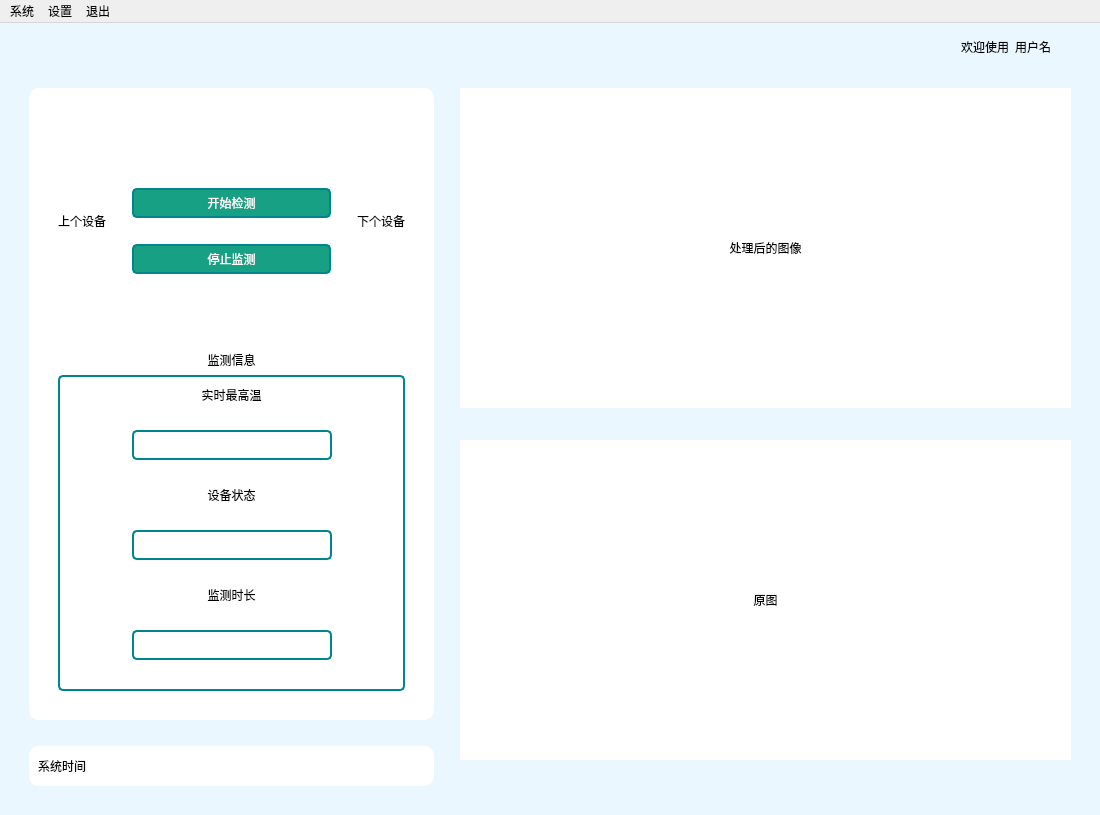
<?xml version="1.0" encoding="UTF-8"?>
<ui version="4.0">
 <class>MainWindow</class>
 <widget class="QMainWindow" name="MainWindow">
  <property name="geometry">
   <rect>
    <x>0</x>
    <y>0</y>
    <width>1100</width>
    <height>815</height>
   </rect>
  </property>
  <property name="windowTitle">
   <string>工业设备温度监测系统</string>
  </property>
  <property name="styleSheet">
   <string notr="true">#MainWindow{
	background-color: #ebf7ff;}
QPushButton{
	background-color: rgba(0,0, 0, 0);
	border:none}
QPushButton:pressed{
    padding-top:5px;
    padding-left:5px;
}
QPushButton:hover{
 padding-bottom:5px;
}
QGroupBox{
border:2px solid #00858f;
    border-radius:5px;}

*{font:bold 12pt &quot;楷体&quot;;}
</string>
  </property>
  <widget class="QWidget" name="centralwidget">
   <layout class="QVBoxLayout" name="verticalLayout_7">
    <item>
     <layout class="QHBoxLayout" name="horizontalLayout_2" stretch="0,0,0,0,0,0,1,0,0,0">
      <item>
       <spacer name="horizontalSpacer_25">
        <property name="orientation">
         <enum>Qt::Horizontal</enum>
        </property>
        <property name="sizeHint" stdset="0">
         <size>
          <width>40</width>
          <height>20</height>
         </size>
        </property>
       </spacer>
      </item>
      <item>
       <widget class="QPushButton" name="btn_load_img">
        <property name="minimumSize">
         <size>
          <width>0</width>
          <height>30</height>
         </size>
        </property>
        <property name="toolTip">
         <string>上传图像</string>
        </property>
        <property name="styleSheet">
         <string notr="true"/>
        </property>
        <property name="text">
         <string/>
        </property>
        <property name="icon">
         <iconset resource="../images/images.qrc">
          <normaloff>:/img/添加图片.png</normaloff>:/img/添加图片.png</iconset>
        </property>
        <property name="iconSize">
         <size>
          <width>25</width>
          <height>25</height>
         </size>
        </property>
       </widget>
      </item>
      <item>
       <widget class="QPushButton" name="btn_save">
        <property name="toolTip">
         <string>保存图像</string>
        </property>
        <property name="styleSheet">
         <string notr="true"/>
        </property>
        <property name="text">
         <string/>
        </property>
        <property name="icon">
         <iconset resource="../images/images.qrc">
          <normaloff>:/img/保存.png</normaloff>:/img/保存.png</iconset>
        </property>
        <property name="iconSize">
         <size>
          <width>25</width>
          <height>25</height>
         </size>
        </property>
       </widget>
      </item>
      <item>
       <widget class="QPushButton" name="btn_winshow">
        <property name="toolTip">
         <string>温度曲线</string>
        </property>
        <property name="styleSheet">
         <string notr="true"/>
        </property>
        <property name="text">
         <string/>
        </property>
        <property name="icon">
         <iconset resource="../images/images.qrc">
          <normaloff>:/img/温度.png</normaloff>:/img/温度.png</iconset>
        </property>
        <property name="iconSize">
         <size>
          <width>25</width>
          <height>25</height>
         </size>
        </property>
       </widget>
      </item>
      <item>
       <widget class="QPushButton" name="btn_select">
        <property name="toolTip">
         <string>检索数据</string>
        </property>
        <property name="styleSheet">
         <string notr="true"/>
        </property>
        <property name="text">
         <string/>
        </property>
        <property name="icon">
         <iconset resource="../images/images.qrc">
          <normaloff>:/img/检索.png</normaloff>:/img/检索.png</iconset>
        </property>
        <property name="iconSize">
         <size>
          <width>25</width>
          <height>25</height>
         </size>
        </property>
       </widget>
      </item>
      <item>
       <widget class="QPushButton" name="btn_help">
        <property name="toolTip">
         <string>帮助</string>
        </property>
        <property name="styleSheet">
         <string notr="true"/>
        </property>
        <property name="text">
         <string/>
        </property>
        <property name="icon">
         <iconset resource="../images/images.qrc">
          <normaloff>:/img/帮助.png</normaloff>:/img/帮助.png</iconset>
        </property>
        <property name="iconSize">
         <size>
          <width>25</width>
          <height>25</height>
         </size>
        </property>
       </widget>
      </item>
      <item>
       <spacer name="horizontalSpacer_2">
        <property name="orientation">
         <enum>Qt::Horizontal</enum>
        </property>
        <property name="sizeHint" stdset="0">
         <size>
          <width>40</width>
          <height>20</height>
         </size>
        </property>
       </spacer>
      </item>
      <item>
       <widget class="QLabel" name="label">
        <property name="text">
         <string>欢迎使用</string>
        </property>
       </widget>
      </item>
      <item>
       <widget class="QLabel" name="label_user">
        <property name="text">
         <string>用户名</string>
        </property>
       </widget>
      </item>
      <item>
       <spacer name="horizontalSpacer_24">
        <property name="orientation">
         <enum>Qt::Horizontal</enum>
        </property>
        <property name="sizeHint" stdset="0">
         <size>
          <width>40</width>
          <height>20</height>
         </size>
        </property>
       </spacer>
      </item>
     </layout>
    </item>
    <item>
     <spacer name="horizontalSpacer_23">
      <property name="orientation">
       <enum>Qt::Horizontal</enum>
      </property>
      <property name="sizeHint" stdset="0">
       <size>
        <width>40</width>
        <height>20</height>
       </size>
      </property>
     </spacer>
    </item>
    <item>
     <layout class="QHBoxLayout" name="horizontalLayout_8" stretch="0,0,0,1,0">
      <item>
       <spacer name="verticalSpacer_6">
        <property name="orientation">
         <enum>Qt::Vertical</enum>
        </property>
        <property name="sizeHint" stdset="0">
         <size>
          <width>20</width>
          <height>40</height>
         </size>
        </property>
       </spacer>
      </item>
      <item>
       <layout class="QVBoxLayout" name="verticalLayout_8">
        <item>
         <widget class="QFrame" name="frame">
          <property name="styleSheet">
           <string notr="true">#frame{
	background-color: rgb(255, 255, 255);
border-radius:10px}</string>
          </property>
          <property name="frameShape">
           <enum>QFrame::StyledPanel</enum>
          </property>
          <property name="frameShadow">
           <enum>QFrame::Raised</enum>
          </property>
          <layout class="QVBoxLayout" name="verticalLayout_5" stretch="0,1,0,1,0">
           <item>
            <spacer name="horizontalSpacer_13">
             <property name="orientation">
              <enum>Qt::Horizontal</enum>
             </property>
             <property name="sizeHint" stdset="0">
              <size>
               <width>40</width>
               <height>20</height>
              </size>
             </property>
            </spacer>
           </item>
           <item>
            <layout class="QHBoxLayout" name="horizontalLayout_7">
             <item>
              <spacer name="verticalSpacer_3">
               <property name="orientation">
                <enum>Qt::Vertical</enum>
               </property>
               <property name="sizeHint" stdset="0">
                <size>
                 <width>20</width>
                 <height>40</height>
                </size>
               </property>
              </spacer>
             </item>
             <item>
              <layout class="QVBoxLayout" name="verticalLayout">
               <item>
                <spacer name="verticalSpacer_10">
                 <property name="orientation">
                  <enum>Qt::Vertical</enum>
                 </property>
                 <property name="sizeHint" stdset="0">
                  <size>
                   <width>20</width>
                   <height>40</height>
                  </size>
                 </property>
                </spacer>
               </item>
               <item>
                <widget class="QLabel" name="label_3">
                 <property name="text">
                  <string>上个设备</string>
                 </property>
                 <property name="alignment">
                  <set>Qt::AlignCenter</set>
                 </property>
                </widget>
               </item>
               <item>
                <widget class="QPushButton" name="btn_last">
                 <property name="styleSheet">
                  <string notr="true"/>
                 </property>
                 <property name="text">
                  <string/>
                 </property>
                 <property name="icon">
                  <iconset resource="../images/images.qrc">
                   <normaloff>:/img/上一个.png</normaloff>:/img/上一个.png</iconset>
                 </property>
                 <property name="iconSize">
                  <size>
                   <width>25</width>
                   <height>25</height>
                  </size>
                 </property>
                </widget>
               </item>
               <item>
                <spacer name="verticalSpacer_11">
                 <property name="orientation">
                  <enum>Qt::Vertical</enum>
                 </property>
                 <property name="sizeHint" stdset="0">
                  <size>
                   <width>20</width>
                   <height>40</height>
                  </size>
                 </property>
                </spacer>
               </item>
              </layout>
             </item>
             <item>
              <spacer name="verticalSpacer_14">
               <property name="orientation">
                <enum>Qt::Vertical</enum>
               </property>
               <property name="sizeHint" stdset="0">
                <size>
                 <width>20</width>
                 <height>40</height>
                </size>
               </property>
              </spacer>
             </item>
             <item>
              <layout class="QVBoxLayout" name="verticalLayout_3">
               <item>
                <spacer name="verticalSpacer_8">
                 <property name="orientation">
                  <enum>Qt::Vertical</enum>
                 </property>
                 <property name="sizeHint" stdset="0">
                  <size>
                   <width>20</width>
                   <height>40</height>
                  </size>
                 </property>
                </spacer>
               </item>
               <item>
                <widget class="QPushButton" name="btn_start">
                 <property name="minimumSize">
                  <size>
                   <width>130</width>
                   <height>30</height>
                  </size>
                 </property>
                 <property name="styleSheet">
                  <string notr="true">QPushButton{
    background-color:#18a085;
    color:rgb(255, 255, 255);
    border:2px solid #00858f;
    border-radius:5px;
}
QPushButton:pressed{
    padding-top:5px;
    padding-left:5px;
}</string>
                 </property>
                 <property name="text">
                  <string>开始检测</string>
                 </property>
                </widget>
               </item>
               <item>
                <spacer name="horizontalSpacer_27">
                 <property name="orientation">
                  <enum>Qt::Horizontal</enum>
                 </property>
                 <property name="sizeHint" stdset="0">
                  <size>
                   <width>40</width>
                   <height>20</height>
                  </size>
                 </property>
                </spacer>
               </item>
               <item>
                <widget class="QPushButton" name="btn_stop">
                 <property name="minimumSize">
                  <size>
                   <width>130</width>
                   <height>30</height>
                  </size>
                 </property>
                 <property name="styleSheet">
                  <string notr="true">QPushButton{
    background-color:#18a085;
    color:rgb(255, 255, 255);
    border:2px solid #00858f;
    border-radius:5px;
}
QPushButton:pressed{
    padding-top:5px;
    padding-left:5px;
}</string>
                 </property>
                 <property name="text">
                  <string>停止监测</string>
                 </property>
                </widget>
               </item>
               <item>
                <spacer name="verticalSpacer_9">
                 <property name="orientation">
                  <enum>Qt::Vertical</enum>
                 </property>
                 <property name="sizeHint" stdset="0">
                  <size>
                   <width>20</width>
                   <height>40</height>
                  </size>
                 </property>
                </spacer>
               </item>
              </layout>
             </item>
             <item>
              <spacer name="verticalSpacer_15">
               <property name="orientation">
                <enum>Qt::Vertical</enum>
               </property>
               <property name="sizeHint" stdset="0">
                <size>
                 <width>20</width>
                 <height>40</height>
                </size>
               </property>
              </spacer>
             </item>
             <item>
              <layout class="QVBoxLayout" name="verticalLayout_2">
               <item>
                <spacer name="verticalSpacer_12">
                 <property name="orientation">
                  <enum>Qt::Vertical</enum>
                 </property>
                 <property name="sizeHint" stdset="0">
                  <size>
                   <width>20</width>
                   <height>40</height>
                  </size>
                 </property>
                </spacer>
               </item>
               <item>
                <widget class="QLabel" name="label_4">
                 <property name="text">
                  <string>下个设备</string>
                 </property>
                 <property name="alignment">
                  <set>Qt::AlignCenter</set>
                 </property>
                </widget>
               </item>
               <item>
                <widget class="QPushButton" name="btn_next">
                 <property name="styleSheet">
                  <string notr="true"/>
                 </property>
                 <property name="text">
                  <string/>
                 </property>
                 <property name="icon">
                  <iconset resource="../images/images.qrc">
                   <normaloff>:/img/下一个.png</normaloff>:/img/下一个.png</iconset>
                 </property>
                 <property name="iconSize">
                  <size>
                   <width>25</width>
                   <height>25</height>
                  </size>
                 </property>
                </widget>
               </item>
               <item>
                <spacer name="verticalSpacer_13">
                 <property name="orientation">
                  <enum>Qt::Vertical</enum>
                 </property>
                 <property name="sizeHint" stdset="0">
                  <size>
                   <width>20</width>
                   <height>40</height>
                  </size>
                 </property>
                </spacer>
               </item>
              </layout>
             </item>
             <item>
              <spacer name="verticalSpacer_4">
               <property name="orientation">
                <enum>Qt::Vertical</enum>
               </property>
               <property name="sizeHint" stdset="0">
                <size>
                 <width>20</width>
                 <height>40</height>
                </size>
               </property>
              </spacer>
             </item>
            </layout>
           </item>
           <item>
            <widget class="QLabel" name="label_5">
             <property name="text">
              <string>监测信息</string>
             </property>
             <property name="alignment">
              <set>Qt::AlignCenter</set>
             </property>
            </widget>
           </item>
           <item>
            <layout class="QHBoxLayout" name="horizontalLayout_6" stretch="0,1,0">
             <item>
              <spacer name="verticalSpacer">
               <property name="orientation">
                <enum>Qt::Vertical</enum>
               </property>
               <property name="sizeHint" stdset="0">
                <size>
                 <width>20</width>
                 <height>40</height>
                </size>
               </property>
              </spacer>
             </item>
             <item>
              <widget class="QGroupBox" name="groupBox">
               <property name="title">
                <string/>
               </property>
               <layout class="QVBoxLayout" name="verticalLayout_4">
                <item>
                 <widget class="QLabel" name="label_6">
                  <property name="text">
                   <string>实时最高温</string>
                  </property>
                  <property name="alignment">
                   <set>Qt::AlignCenter</set>
                  </property>
                 </widget>
                </item>
                <item>
                 <spacer name="horizontalSpacer_10">
                  <property name="orientation">
                   <enum>Qt::Horizontal</enum>
                  </property>
                  <property name="sizeHint" stdset="0">
                   <size>
                    <width>40</width>
                    <height>20</height>
                   </size>
                  </property>
                 </spacer>
                </item>
                <item>
                 <layout class="QHBoxLayout" name="horizontalLayout_3" stretch="0,0,0">
                  <item>
                   <spacer name="horizontalSpacer_3">
                    <property name="orientation">
                     <enum>Qt::Horizontal</enum>
                    </property>
                    <property name="sizeHint" stdset="0">
                     <size>
                      <width>40</width>
                      <height>20</height>
                     </size>
                    </property>
                   </spacer>
                  </item>
                  <item>
                   <widget class="QLabel" name="label_temp">
                    <property name="minimumSize">
                     <size>
                      <width>200</width>
                      <height>30</height>
                     </size>
                    </property>
                    <property name="styleSheet">
                     <string notr="true">border:2px solid #00858f;
    border-radius:5px;</string>
                    </property>
                    <property name="text">
                     <string/>
                    </property>
                    <property name="alignment">
                     <set>Qt::AlignCenter</set>
                    </property>
                   </widget>
                  </item>
                  <item>
                   <spacer name="horizontalSpacer_4">
                    <property name="orientation">
                     <enum>Qt::Horizontal</enum>
                    </property>
                    <property name="sizeHint" stdset="0">
                     <size>
                      <width>40</width>
                      <height>20</height>
                     </size>
                    </property>
                   </spacer>
                  </item>
                 </layout>
                </item>
                <item>
                 <spacer name="horizontalSpacer_16">
                  <property name="orientation">
                   <enum>Qt::Horizontal</enum>
                  </property>
                  <property name="sizeHint" stdset="0">
                   <size>
                    <width>40</width>
                    <height>20</height>
                   </size>
                  </property>
                 </spacer>
                </item>
                <item>
                 <widget class="QLabel" name="label_7">
                  <property name="text">
                   <string>设备状态</string>
                  </property>
                  <property name="alignment">
                   <set>Qt::AlignCenter</set>
                  </property>
                 </widget>
                </item>
                <item>
                 <spacer name="horizontalSpacer_11">
                  <property name="orientation">
                   <enum>Qt::Horizontal</enum>
                  </property>
                  <property name="sizeHint" stdset="0">
                   <size>
                    <width>40</width>
                    <height>20</height>
                   </size>
                  </property>
                 </spacer>
                </item>
                <item>
                 <layout class="QHBoxLayout" name="horizontalLayout_4">
                  <item>
                   <spacer name="horizontalSpacer_5">
                    <property name="orientation">
                     <enum>Qt::Horizontal</enum>
                    </property>
                    <property name="sizeHint" stdset="0">
                     <size>
                      <width>40</width>
                      <height>20</height>
                     </size>
                    </property>
                   </spacer>
                  </item>
                  <item>
                   <widget class="QLabel" name="label_status">
                    <property name="minimumSize">
                     <size>
                      <width>200</width>
                      <height>30</height>
                     </size>
                    </property>
                    <property name="styleSheet">
                     <string notr="true">border:2px solid #00858f;
    border-radius:5px;</string>
                    </property>
                    <property name="text">
                     <string/>
                    </property>
                    <property name="alignment">
                     <set>Qt::AlignCenter</set>
                    </property>
                   </widget>
                  </item>
                  <item>
                   <spacer name="horizontalSpacer_6">
                    <property name="orientation">
                     <enum>Qt::Horizontal</enum>
                    </property>
                    <property name="sizeHint" stdset="0">
                     <size>
                      <width>40</width>
                      <height>20</height>
                     </size>
                    </property>
                   </spacer>
                  </item>
                 </layout>
                </item>
                <item>
                 <spacer name="horizontalSpacer_17">
                  <property name="orientation">
                   <enum>Qt::Horizontal</enum>
                  </property>
                  <property name="sizeHint" stdset="0">
                   <size>
                    <width>40</width>
                    <height>20</height>
                   </size>
                  </property>
                 </spacer>
                </item>
                <item>
                 <widget class="QLabel" name="label_8">
                  <property name="text">
                   <string>监测时长</string>
                  </property>
                  <property name="alignment">
                   <set>Qt::AlignCenter</set>
                  </property>
                 </widget>
                </item>
                <item>
                 <spacer name="horizontalSpacer_12">
                  <property name="orientation">
                   <enum>Qt::Horizontal</enum>
                  </property>
                  <property name="sizeHint" stdset="0">
                   <size>
                    <width>40</width>
                    <height>20</height>
                   </size>
                  </property>
                 </spacer>
                </item>
                <item>
                 <layout class="QHBoxLayout" name="horizontalLayout_5">
                  <item>
                   <spacer name="horizontalSpacer_7">
                    <property name="orientation">
                     <enum>Qt::Horizontal</enum>
                    </property>
                    <property name="sizeHint" stdset="0">
                     <size>
                      <width>40</width>
                      <height>20</height>
                     </size>
                    </property>
                   </spacer>
                  </item>
                  <item>
                   <widget class="QLabel" name="label_time">
                    <property name="minimumSize">
                     <size>
                      <width>200</width>
                      <height>30</height>
                     </size>
                    </property>
                    <property name="styleSheet">
                     <string notr="true">border:2px solid #00858f;
    border-radius:5px;</string>
                    </property>
                    <property name="text">
                     <string/>
                    </property>
                    <property name="alignment">
                     <set>Qt::AlignCenter</set>
                    </property>
                   </widget>
                  </item>
                  <item>
                   <spacer name="horizontalSpacer_8">
                    <property name="orientation">
                     <enum>Qt::Horizontal</enum>
                    </property>
                    <property name="sizeHint" stdset="0">
                     <size>
                      <width>40</width>
                      <height>20</height>
                     </size>
                    </property>
                   </spacer>
                  </item>
                 </layout>
                </item>
                <item>
                 <spacer name="horizontalSpacer_18">
                  <property name="orientation">
                   <enum>Qt::Horizontal</enum>
                  </property>
                  <property name="sizeHint" stdset="0">
                   <size>
                    <width>40</width>
                    <height>20</height>
                   </size>
                  </property>
                 </spacer>
                </item>
               </layout>
              </widget>
             </item>
             <item>
              <spacer name="verticalSpacer_2">
               <property name="orientation">
                <enum>Qt::Vertical</enum>
               </property>
               <property name="sizeHint" stdset="0">
                <size>
                 <width>20</width>
                 <height>40</height>
                </size>
               </property>
              </spacer>
             </item>
            </layout>
           </item>
           <item>
            <spacer name="horizontalSpacer_29">
             <property name="orientation">
              <enum>Qt::Horizontal</enum>
             </property>
             <property name="sizeHint" stdset="0">
              <size>
               <width>40</width>
               <height>20</height>
              </size>
             </property>
            </spacer>
           </item>
          </layout>
         </widget>
        </item>
        <item>
         <spacer name="horizontalSpacer_30">
          <property name="orientation">
           <enum>Qt::Horizontal</enum>
          </property>
          <property name="sizeHint" stdset="0">
           <size>
            <width>40</width>
            <height>20</height>
           </size>
          </property>
         </spacer>
        </item>
        <item>
         <widget class="QFrame" name="frame_2">
          <property name="minimumSize">
           <size>
            <width>405</width>
            <height>40</height>
           </size>
          </property>
          <property name="styleSheet">
           <string notr="true">#frame_2{
	background-color: rgb(255, 255, 255);
border-radius:10px}</string>
          </property>
          <property name="frameShape">
           <enum>QFrame::StyledPanel</enum>
          </property>
          <property name="frameShadow">
           <enum>QFrame::Raised</enum>
          </property>
          <layout class="QVBoxLayout" name="verticalLayout_9">
           <item>
            <layout class="QHBoxLayout" name="horizontalLayout_10">
             <item>
              <widget class="QLabel" name="label_12">
               <property name="text">
                <string>系统时间</string>
               </property>
              </widget>
             </item>
             <item>
              <widget class="QLabel" name="label_stystem_time">
               <property name="text">
                <string/>
               </property>
              </widget>
             </item>
             <item>
              <spacer name="horizontalSpacer_15">
               <property name="orientation">
                <enum>Qt::Horizontal</enum>
               </property>
               <property name="sizeHint" stdset="0">
                <size>
                 <width>40</width>
                 <height>20</height>
                </size>
               </property>
              </spacer>
             </item>
            </layout>
           </item>
          </layout>
         </widget>
        </item>
       </layout>
      </item>
      <item>
       <spacer name="verticalSpacer_5">
        <property name="orientation">
         <enum>Qt::Vertical</enum>
        </property>
        <property name="sizeHint" stdset="0">
         <size>
          <width>20</width>
          <height>40</height>
         </size>
        </property>
       </spacer>
      </item>
      <item>
       <layout class="QVBoxLayout" name="verticalLayout_6" stretch="1,0,1,0">
        <item>
         <widget class="QLabel" name="label_pro">
          <property name="minimumSize">
           <size>
            <width>520</width>
            <height>285</height>
           </size>
          </property>
          <property name="styleSheet">
           <string notr="true">background-color: rgb(255, 255, 255);</string>
          </property>
          <property name="text">
           <string>处理后的图像</string>
          </property>
          <property name="alignment">
           <set>Qt::AlignCenter</set>
          </property>
         </widget>
        </item>
        <item>
         <layout class="QHBoxLayout" name="horizontalLayout_9">
          <item>
           <spacer name="horizontalSpacer_20">
            <property name="orientation">
             <enum>Qt::Horizontal</enum>
            </property>
            <property name="sizeHint" stdset="0">
             <size>
              <width>40</width>
              <height>20</height>
             </size>
            </property>
           </spacer>
          </item>
          <item>
           <widget class="QLabel" name="label_name_pro">
            <property name="text">
             <string/>
            </property>
           </widget>
          </item>
         </layout>
        </item>
        <item>
         <widget class="QLabel" name="label_orl">
          <property name="minimumSize">
           <size>
            <width>520</width>
            <height>285</height>
           </size>
          </property>
          <property name="styleSheet">
           <string notr="true">background-color: rgb(255, 255, 255);</string>
          </property>
          <property name="text">
           <string>原图</string>
          </property>
          <property name="alignment">
           <set>Qt::AlignCenter</set>
          </property>
         </widget>
        </item>
        <item>
         <layout class="QHBoxLayout" name="horizontalLayout_11">
          <item>
           <spacer name="horizontalSpacer_14">
            <property name="orientation">
             <enum>Qt::Horizontal</enum>
            </property>
            <property name="sizeHint" stdset="0">
             <size>
              <width>40</width>
              <height>20</height>
             </size>
            </property>
           </spacer>
          </item>
          <item>
           <widget class="QLabel" name="label_name_orl">
            <property name="text">
             <string/>
            </property>
           </widget>
          </item>
         </layout>
        </item>
       </layout>
      </item>
      <item>
       <spacer name="verticalSpacer_7">
        <property name="orientation">
         <enum>Qt::Vertical</enum>
        </property>
        <property name="sizeHint" stdset="0">
         <size>
          <width>20</width>
          <height>40</height>
         </size>
        </property>
       </spacer>
      </item>
     </layout>
    </item>
    <item>
     <spacer name="horizontalSpacer_9">
      <property name="orientation">
       <enum>Qt::Horizontal</enum>
      </property>
      <property name="sizeHint" stdset="0">
       <size>
        <width>40</width>
        <height>20</height>
       </size>
      </property>
     </spacer>
    </item>
   </layout>
  </widget>
  <widget class="QMenuBar" name="menuBar">
   <property name="geometry">
    <rect>
     <x>0</x>
     <y>0</y>
     <width>1100</width>
     <height>22</height>
    </rect>
   </property>
   <widget class="QMenu" name="menujj">
    <property name="title">
     <string>系统</string>
    </property>
    <addaction name="action_altuser"/>
    <addaction name="action_userdel"/>
   </widget>
   <widget class="QMenu" name="menu">
    <property name="title">
     <string>设置</string>
    </property>
    <addaction name="action_password"/>
    <addaction name="action_phone"/>
   </widget>
   <widget class="QMenu" name="menu_2">
    <property name="title">
     <string>退出</string>
    </property>
    <addaction name="action_back"/>
   </widget>
   <addaction name="menujj"/>
   <addaction name="menu"/>
   <addaction name="menu_2"/>
  </widget>
  <action name="action_altuser">
   <property name="text">
    <string>切换用户</string>
   </property>
  </action>
  <action name="action_userdel">
   <property name="text">
    <string>账号注销</string>
   </property>
  </action>
  <action name="action_password">
   <property name="text">
    <string>修改密码</string>
   </property>
  </action>
  <action name="action_phone">
   <property name="text">
    <string>修改手机号</string>
   </property>
  </action>
  <action name="action_back">
   <property name="text">
    <string>退出</string>
   </property>
  </action>
 </widget>
 <resources>
  <include location="../images/images.qrc"/>
 </resources>
 <connections/>
</ui>
